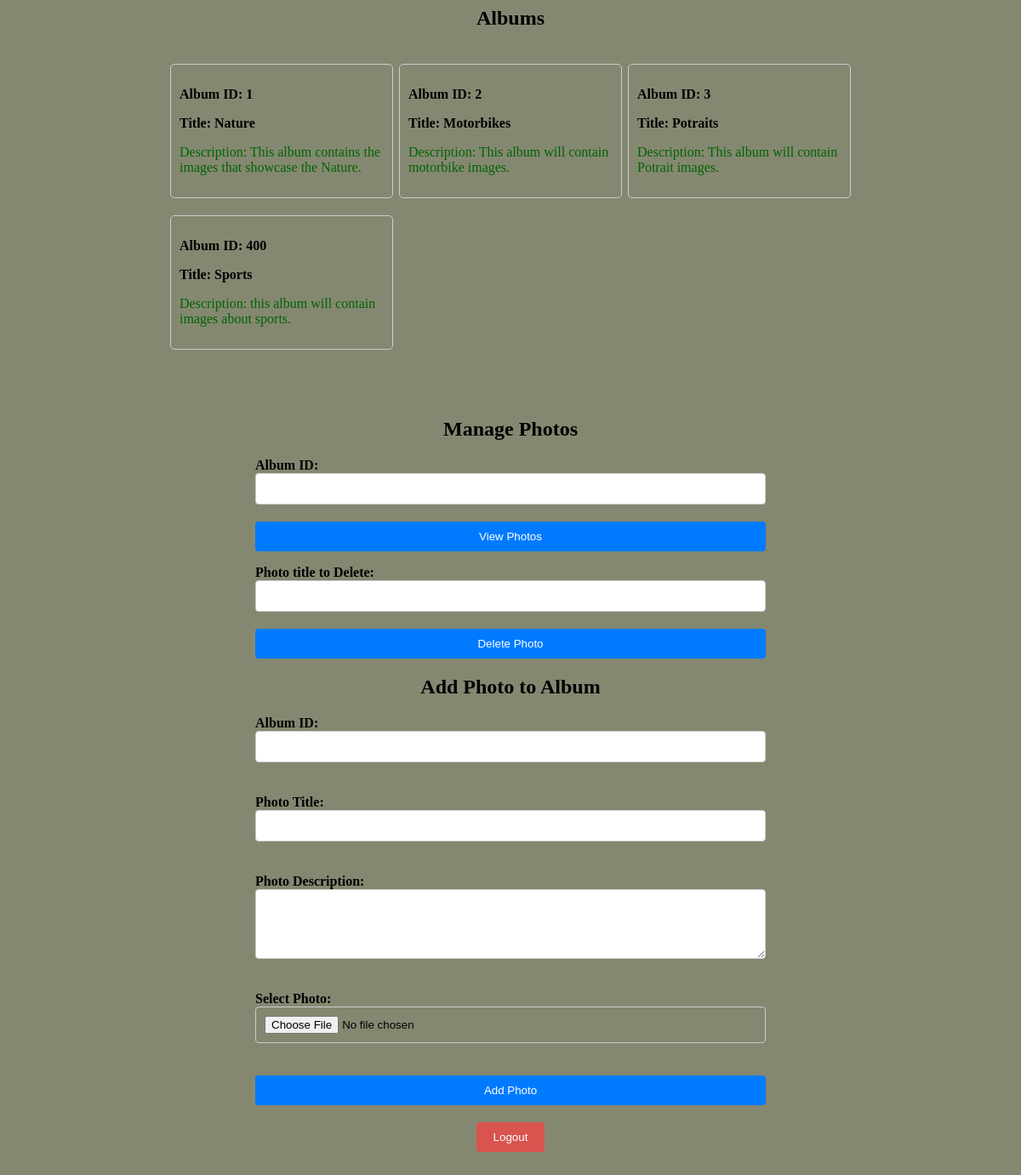
The page /read_album.php on the database its author committed.
### tables this page shows
CREATE TABLE `albums` (
  `id` int(100) NOT NULL,
  `title` varchar(30) NOT NULL,
  `description` varchar(100) NOT NULL
);

### read_album.php (the view, shortened to what this page needs)
<html>
<h2>Albums</h2>
<div class="container1">
        <?php
        $servername = "localhost";
        $username = "root";
        $password = "";
        $dbname = "project123";
        $conn = new mysqli($servername, $username, $password, $dbname);
        $sql = "SELECT * FROM albums";
        $result = $conn->query($sql);
        if ($result->num_rows > 0) {
            while($row = $result->fetch_assoc()) {
                echo '<div class="album-box">';
                echo '<p class="album-title">Album ID: ' . $row["id"]. '</p>';
                echo '<p class="album-title">Title: ' . $row["title"]. '</p>';
                echo '<p class="album-description">Description: ' . $row["description"]. '</p>';
                echo '</div>';
            }
        } else {
            echo "0 results";
        }
        ?>
    </div>
<!DOCTYPE html>
<html lang="en">
<head>
</head>
<body>
    <div class="container">
    <h2>Manage Photos</h2>
    <form action="read_photos.php" method="POST">
        <label for="album_id">Album ID:</label>
        <input type="text" id="album_id" name="album_id" required>
        <input type="submit" value="View Photos">
    </form>
    <form action="delete_photo.php" method="POST">
        <label for="photo_id">Photo title to Delete:</label>
        <input type="text" id="photo_title" name="photo_title" required>
        <input type="submit" value="Delete Photo">
    </form>
    <!DOCTYPE html>
<html lang="en">
<head>
</head>
<body>
    <h2>Add Photo to Album</h2>
    <form action="add_photo.php" method="POST" enctype="multipart/form-data">
        <label for="album_id">Album ID:</label><br>
        <input type="text" id="album_id" name="album_id" required><br><br>
        <label for="photo_title">Photo Title:</label><br>
        <input type="text" id="photo_title" name="photo_title" required><br><br>
        <label for="photo_description">Photo Description:</label><br>
        <textarea id="photo_description" name="photo_description" rows="4" required></textarea><br><br>
        <label for="photo_file">Select Photo:</label><br>
        <input type="file" id="photo_file" name="photo_file" accept="image/*" required><br><br>
        <input type="submit" value="Add Photo">
         <div class="logout-container">
            <button id="logout-button">Logout</button>
        </div>
    </form>
    </div>
</body>
</html>
</body>
</html>

### read_album.php (style rules this page uses)
.logout-container { margin-top: 20px; text-align: center; }
.logout-container button { padding: 10px 20px; border: none; border-radius: 4px; background-color: #d9534f; color: #fff; cursor: pointer; }
body { height: 400px; background-color:#848871; }
.container { max-width: 600px; margin: 0 auto; padding: 20px; }
h2 { text-align: center; margin-bottom: 20px; }
label { font-weight: bold; }
input[type="text"], textarea, input[type="file"] { width: 100%; padding: 10px; margin-bottom: 20px; border: 1px solid #ccc; border-radius: 4px; }
input[type="submit"] { width: 100%; padding: 10px; border: none; border-radius: 4px; background-color: #007bff; color: #fff; cursor: pointer; }
.container1 { max-width: 800px; margin: 0 auto; padding: 20px; display: flex; flex-wrap: wrap; justify-content: space-between; }
.album-box { width:30%; border: 1px solid #ccc; border-radius: 5px; padding: 10px; margin-bottom: 20px; display:inline-block; }
.album-title { font-weight: bold; }
.album-description { color: darkgreen; }

### rows shown on the page
albums: id "1", title "Nature", description "This album contains the images that showcase the Nature."
albums: id "2", title "Motorbikes", description "This album will contain motorbike images."
albums: id "3", title "Potraits", description "This album will contain Potrait images."
albums: id "400", title "Sports", description "this album will contain images about sports."
